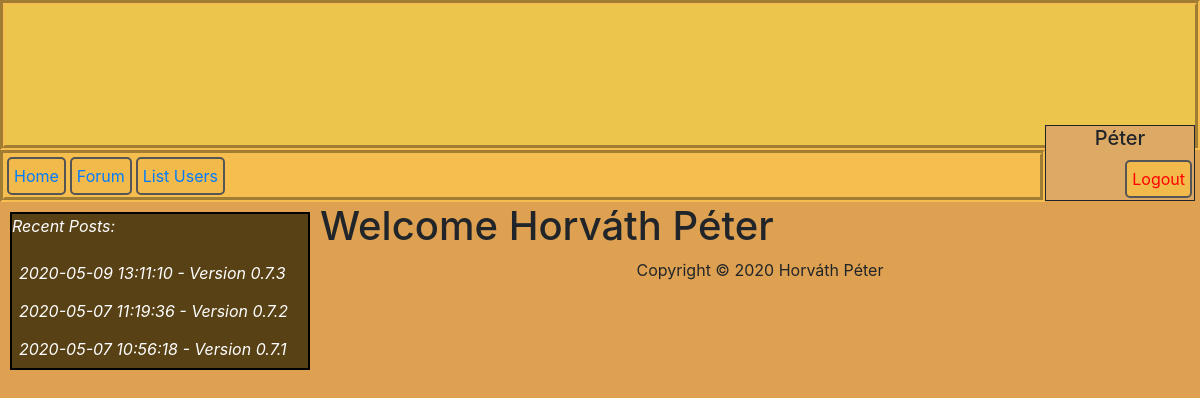
/index.php (signed in), run on the app's committed database.
### tables this page shows
CREATE TABLE `posts` (
  `id` int(11) NOT NULL,
  `uid` int(11) NOT NULL,
  `title` varchar(250) NOT NULL,
  `content` varchar(500) NOT NULL,
  `date` datetime NOT NULL
);

### protected/database.php (called while the page is built, shortened)
<?php
function getConnection() {
    $connection = new PDO(DB_TYPE.':host='.DB_HOST.';dbname='.DB_NAME.';',DB_USER, DB_PASS);
    $connection->exec("SET NAMES '".DB_CHARSET."'");
    return $connection;
}
function getList($queryString, $queryParams = []) {
    $connection = getConnection();
    $statement = $connection->prepare($queryString);
    $success = $statement->execute($queryParams);
    $result = $success ? $statement->fetchAll(PDO::FETCH_ASSOC) : [];
    return $result;
}
?>

### protected/userManager.php (called while the page is built, shortened)
<?php
function IsUserLoggedIn()
{
    return $_SESSION != null && array_key_exists('uid',$_SESSION) && is_numeric($_SESSION['uid']);
}
?>

### protected/normal/home.php (the view, shortened to what this page needs)
<div id="recentPosts">
    <table>
        <?php $query="SELECT date,title FROM posts ORDER BY date desc";
            $recentPost=getList($query);
        ?>
        <p>
        <?php for ($i=0; $i < 3; $i++) : ?>
            <tr><a id="recentLink" href="index.php?P=forum"><?=$recentPost[$i]['date']?> - <?=$recentPost[$i]['title']?></a></tr>
        <?php endfor; ?>
    </table>
</div>
<?php if(IsUserLoggedIn()) : ?>
    <h1>Welcome <?=$_SESSION['last_name']?> <?=$_SESSION['first_name']?></h1>
<?php else : ?>
    <h1><a id="notLoggedIn" href="index.php?P=login">Sign in</a> to use the forum</h1>
    <h2>...or <a id="notLoggedIn" href="index.php?P=register">register</a> if you don't have an account yet.</h2>
<?php endif; ?>

### public/style.css (style rules this page uses)
body { background-color: rgb(221, 161, 81); }
a { background-color: #F2BA4A; padding: 5px; float: left; border-style: solid; border-color: #555555; border-width: 2px; border-radius: 5px; margin: 2px; }
#recentPosts { width: 300px; background-color: rgb(88, 65, 21); border-style: solid; border-color: black; border-width: 2px; margin: 10px; float: left; font-style: oblique; color: white; overflow: auto; }
#recentLink { color: white; background-color: unset; border: unset; }

### data on the page
posts: date "2020-05-09 13:11:10", title "Version 0.7.3"
posts: date "2020-05-07 11:19:36", title "Version 0.7.2"
posts: date "2020-05-07 10:56:18", title "Version 0.7.1"

### other printed values
$_SESSION['first_name'] "Péter"
$_SESSION['last_name'] "Horváth"
